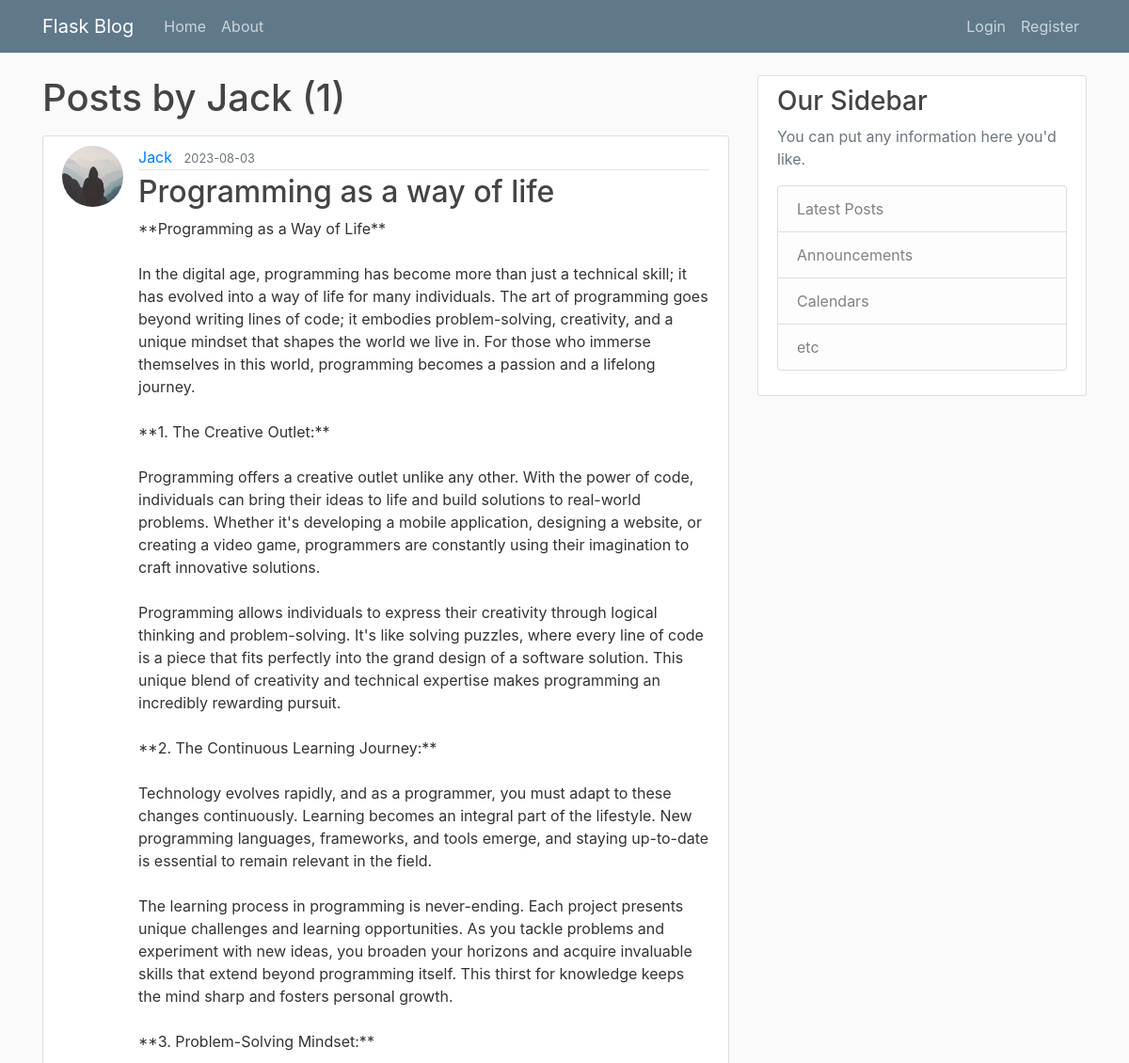
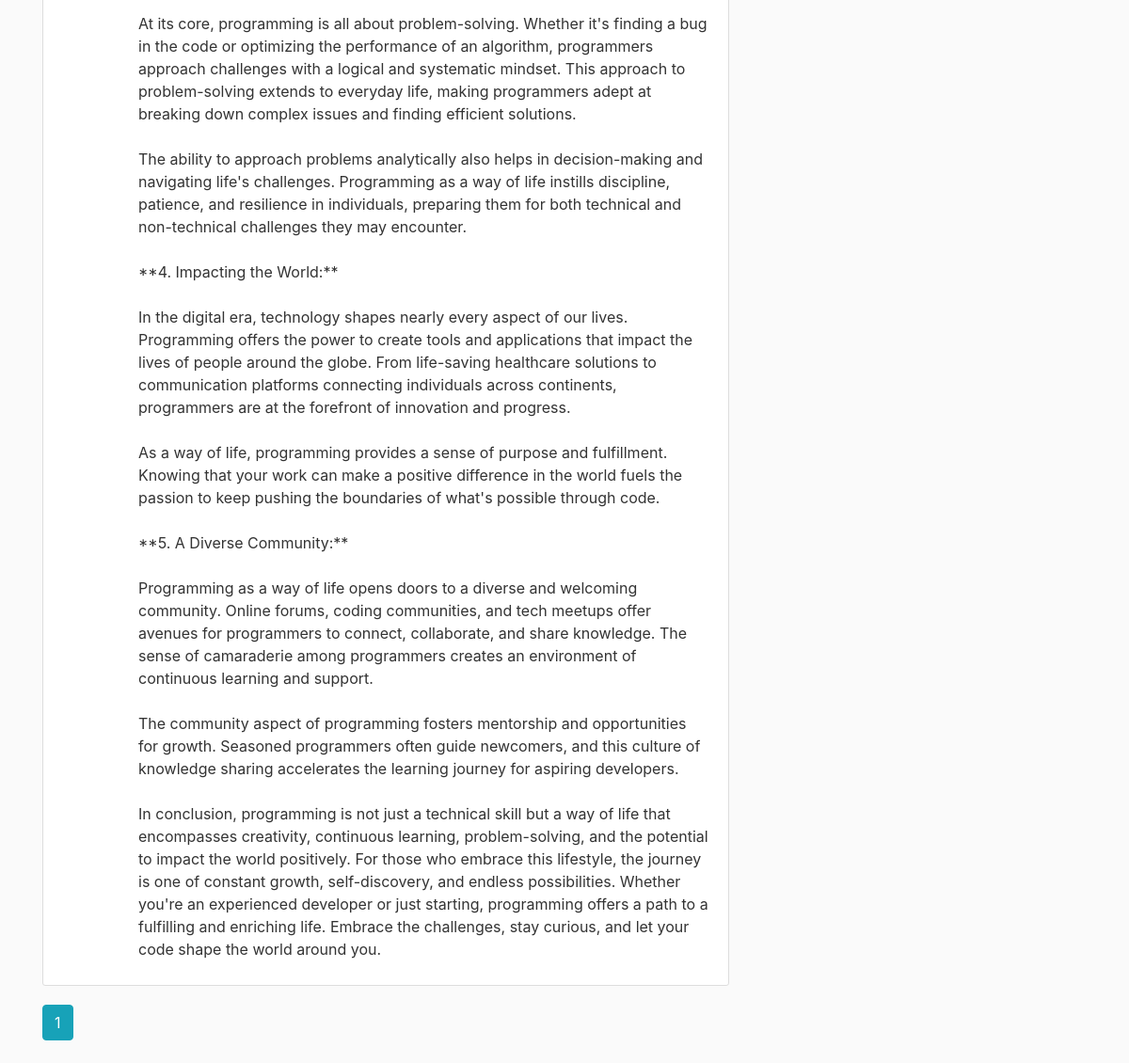
Page /user/Jack on the committed database (2 pictures, top to bottom).
### flaskblog/models.py (models this page shows, shortened)
class User(db.Model, UserMixin):
    id = db.Column(db.Integer, primary_key=True)
    username = db.Column(db.String(20), unique=True, nullable=False)
    email = db.Column(db.String(120), unique=True, nullable=False)
    image_file = db.Column(db.String(20), nullable=False, default='default.jpg')
    password = db.Column(db.String(60), nullable=False)
    posts = db.relationship('Post', backref='author', lazy=True)

class Post(db.Model):
    id = db.Column(db.Integer, primary_key=True)
    title = db.Column(db.String(100), nullable=False)
    date_posted = db.Column(db.DateTime, nullable=False, default=datetime.utcnow)
    content = db.Column(db.Text, nullable=False)
    user_id = db.Column(db.Integer, db.ForeignKey('user.id'), nullable=False)

### flaskblog/users/routes.py (the view)
@users.route("/user/<string:username>")
def user_posts(username):
    page = request.args.get('page', 1, type=int)
    user = User.query.filter_by(username=username).first_or_404()
    posts = Post.query.filter_by(author=user)\
        .order_by(Post.date_posted.desc())\
        .paginate(page=page, per_page=5)
    return render_template('user_posts.html', posts=posts, user=user)

### flaskblog/templates/user_posts.html
{% extends "layout.html" %}
{% block content %}
    <h1 class="mb-3">Posts by {{ user.username }} ({{ posts.total }})</h1>
    {% for post in posts.items %}
        <article class="media content-section">
          <img class="rounded-circle article-img" src="{{ url_for('static', filename='profile_pics/' + post.author.image_file) }}">
          <div class="media-body">
            <div class="article-metadata">
              <a class="mr-2" href="{{ url_for('users.user_posts', username=post.author.username) }}">{{ post.author.username }}</a>
              <small class="text-muted">{{ post.date_posted.strftime('%Y-%m-%d') }}</small>
            </div>
            <h2><a class="article-title" href="{{ url_for('posts.post', post_id=post.id) }}">{{ post.title }}</a></h2>
            <p class="article-content">{{ post.content }}</p>
          </div>
        </article>
    {% endfor %}
    {% for page_num in posts.iter_pages(left_edge=1, right_edge=1, left_current=1, right_current=2) %}
      {% if page_num %}
        {% if posts.page == page_num %}
          <a class="btn btn-info mb-4" href="{{ url_for('users.user_posts', username=user.username, page=page_num) }}">{{ page_num }}</a>
        {% else %}
          <a class="btn btn-outline-info mb-4" href="{{ url_for('users.user_posts', username=user.username, page=page_num) }}">{{ page_num }}</a>
        {% endif %}
      {% else %}
        ...
      {% endif %}
    {% endfor %}
{% endblock content %}

### flaskblog/static/main.css (style rules this page uses)
body { background: #fafafa; color: #333333; margin-top: 5rem; }
h1, h2, h3, h4, h5, h6 { color: #444444; }
.content-section { background: #ffffff; padding: 10px 20px; border: 1px solid #dddddd; border-radius: 3px; margin-bottom: 20px; }
.article-title { color: #444444; }
.article-content { white-space: pre-line; }
.article-img { height: 65px; width: 65px; margin-right: 16px; }
.article-metadata { padding-bottom: 1px; margin-bottom: 4px; border-bottom: 1px solid #e3e3e3 }

### rows in the picture
User: username "Jack"
Post: image_file (placeholder picture), author.username "Jack", date_posted "2023-08-03", title "Programming as a way of life", content "**Programming as a Way of Life** In the digital age, programming has become more than just a technical skill; it has evolved into a way of life for many individuals. The art of programming goes beyond writing lines of code; it embodies problem-solving, creativity, and a unique mindset that shapes the world we live in. For those who immerse themselves in this world, programming becomes a passion and a lifelong journey. **1. The Creative Outlet:** Programming offers a creative outlet unlike any other. With the power of code, individuals can bring their ideas to life and build solutions to real-world problems. Whether it's developing a mobile application, designing a website, or creating a…"

### other values in the picture
{{ posts.total }} "1"
{{ page_num }} "1"
